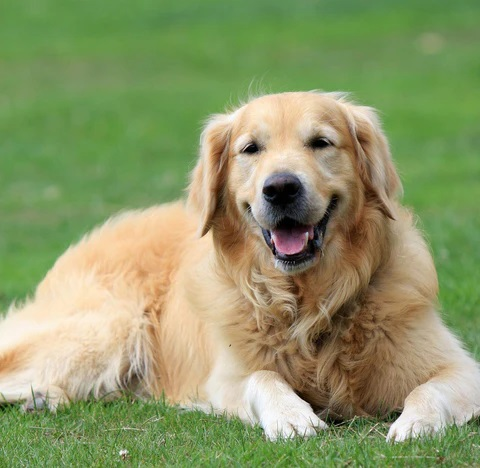
#> input picture samples/retriever.jpg, 480 x 468 px, given in place of retriever.webp, which was not available
$ python test.py
#> lines starting #> are read from the running program, lines starting #| are printed output that depends on the picture
from PIL import Image
import numpy as np
import matplotlib.pyplot as plt
from mpl_toolkits.mplot3d import Axes3D


img_path = './color_map.png'
img_path = './retriever.webp'

img = Image.open(img_path).convert('RGB')
#> img is the input picture: PIL image 480x468 RGB; mean R, G, B 141.2, 152.1, 104.6
img_array = np.array(img)
h, w, _ = img_array.shape
#> h = 468; w = 480

sample_rate = 10
pixels = img_array[::sample_rate, ::sample_rate, :].reshape(-1, 3)
#> pixels = 2256 rows, first 8: [100, 146, 74], [97, 148, 73], [102, 149, 81], [106, 153, 85], [105, 152, 84], [99, 149, 78], [95, 145, 72], [94, 146, 74]

pixels = img_array.reshape(-1, 3)
r, g, b = pixels[:, 0], pixels[:, 1], pixels[:, 2]

# 그래프 설정
fig = plt.figure(figsize=(10, 8))
ax = fig.add_subplot(111, projection='3d')
ax.scatter(r, g, b, c=pixels/255.0, marker='o', s=0.5, alpha=0.6)

ax.set_xlabel('Red')
ax.set_ylabel('Green')
ax.set_zlabel('Blue')
ax.set_title('3D RGB Pixel Distribution')

plt.show()
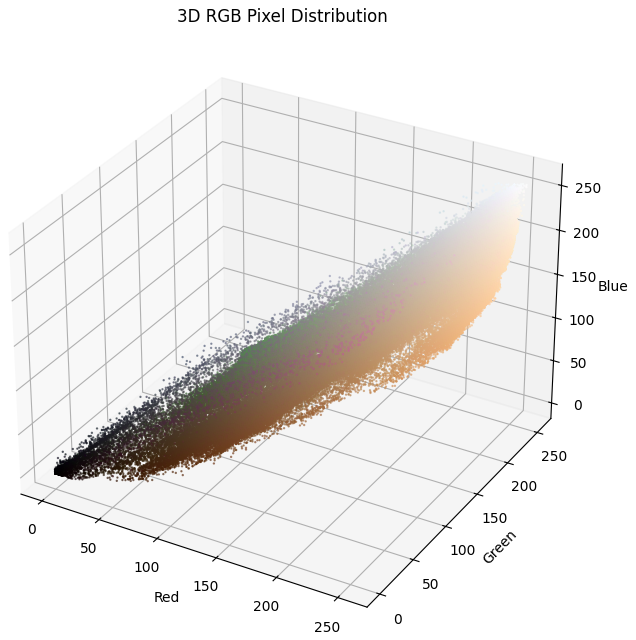
#> figure drawn by matplotlib, 1 panel

$ run again, with cut_image_alpha.png saved as samples/retriever.jpg
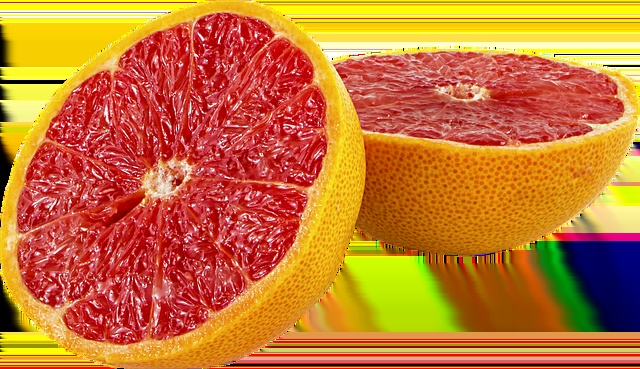
#> input picture cut_image_alpha.png, 640 x 369 px, given in place of retriever.webp, which was not available
#> img is the input picture: PIL image 640x369 RGB; mean R, G, B 200.2, 118.9, 49.8
#> pixels = 2368 rows, first 8: [254, 255, 1], [254, 255, 1], [254, 255, 1], [254, 255, 1], [254, 255, 1], [254, 255, 1], [254, 255, 1], [254, 255, 1]
#> `plt.show()`:
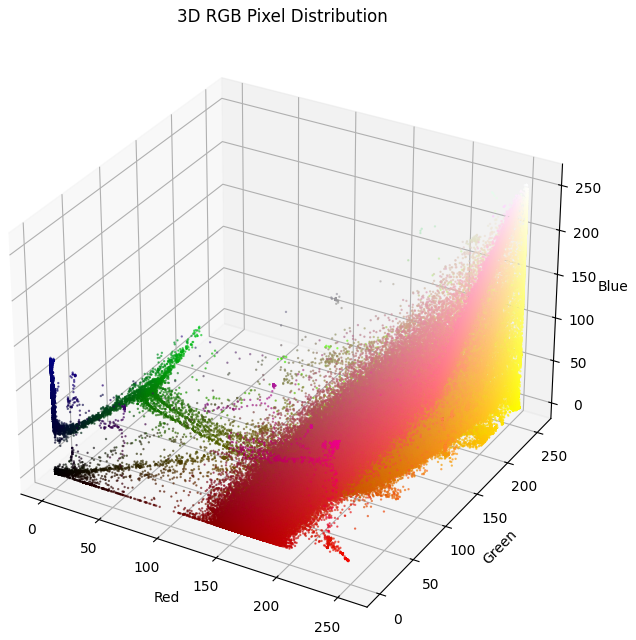
#> figure drawn by matplotlib, 1 panel
